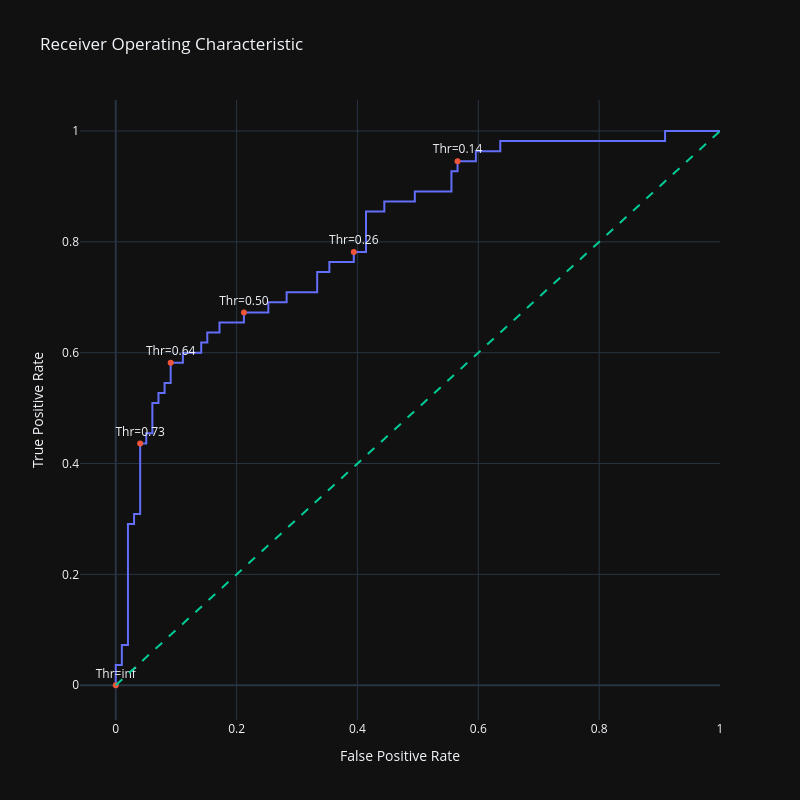

The notebook cell this image was saved under:
### Code cell
import plotly.graph_objects as go
import numpy as np


# Generate a trace for ROC curve
trace0 = go.Scatter(
    x=fpr,
    y=tpr,
    mode='lines',
    name='ROC curve'
)

# Only label every nth point to avoid cluttering
n = 10
indices = np.arange(len(threshold)) % n == 0  # Choose indices where index mod n is 0

trace1 = go.Scatter(
    x=fpr[indices],
    y=tpr[indices],
    mode='markers+text',
    name='Threshold points',
    text=[f"Thr={thr:.2f}" for thr in threshold[indices]],
    textposition='top center'
)


# Diagonal line
trace2 = go.Scatter(
    x=[0, 1],
    y=[0, 1],
    mode='lines',
    name='Random (Area = 0.5)',
    line=dict(dash='dash')
)

data = [trace0, trace1, trace2]

# Define layout with square aspect ratio
layout = go.Layout(
    title='Receiver Operating Characteristic',
    xaxis=dict(title='False Positive Rate'),
    yaxis=dict(title='True Positive Rate'),
    autosize=False,
    width=800,
    height=800,
    showlegend=False
)

# Define figure and add data
fig = go.Figure(data=data, layout=layout)

# Show figure
fig.show()

### Figure 1 — Plotly figure (JSON) as saved in the notebook; plotly's stock layout.template omitted (floating-point values rounded to 4 significant figures)
{"data": [{"mode": "lines", "name": "ROC curve", "x": [0.0, 0.0, 0.0, 0.0101, 0.0101, 0.0202, 0.0202, 0.0303, 0.0303, 0.0404, 0.0404, 0.05051, 0.05051, 0.06061, 0.06061, 0.07071, 0.07071, 0.08081, 0.08081, 0.09091, 0.09091, 0.1111, 0.1111, 0.1414, 0.1414, 0.1515, 0.1515, 0.1717, 0.1717, 0.2121, 0.2121, 0.2525, 0.2525, 0.2828, 0.2828, 0.3333, 0.3333, 0.3535, 0.3535, 0.3939, 0.3939, 0.4141, 0.4141, 0.4444, 0.4444, 0.4949, 0.4949, 0.5556, 0.5556, 0.5657, 0.5657, 0.596, 0.596, 0.6364, 0.6364, 0.9091, 0.9091, 1.0], "y": [0.0, 0.01818, 0.03636, 0.03636, 0.07273, 0.07273, 0.2909, 0.2909, 0.3091, 0.3091, 0.4364, 0.4364, 0.4545, 0.4545, 0.5091, 0.5091, 0.5273, 0.5273, 0.5455, 0.5455, 0.5818, 0.5818, 0.6, 0.6, 0.6182, 0.6182, 0.6364, 0.6364, 0.6545, 0.6545, 0.6727, 0.6727, 0.6909, 0.6909, 0.7091, 0.7091, 0.7455, 0.7455, 0.7636, 0.7636, 0.7818, 0.7818, 0.8545, 0.8545, 0.8727, 0.8727, 0.8909, 0.8909, 0.9273, 0.9273, 0.9455, 0.9455, 0.9636, 0.9636, 0.9818, 0.9818, 1.0, 1.0], "type": "scatter"}, {"mode": "markers+text", "name": "Threshold points", "text": ["Thr=inf", "Thr=0.73", "Thr=0.64", "Thr=0.50", "Thr=0.26", "Thr=0.14"], "textposition": "top center", "x": [0.0, 0.0404, 0.09091, 0.2121, 0.3939, 0.5657], "y": [0.0, 0.4364, 0.5818, 0.6727, 0.7818, 0.9455], "type": "scatter"}, {"line": {"dash": "dash"}, "mode": "lines", "name": "Random (Area = 0.5)", "x": [0, 1], "y": [0, 1], "type": "scatter"}], "layout": {"autosize": false, "height": 800, "showlegend": false, "title": {"text": "Receiver Operating Characteristic"}, "width": 800, "xaxis": {"title": {"text": "False Positive Rate"}}, "yaxis": {"title": {"text": "True Positive Rate"}}}}
